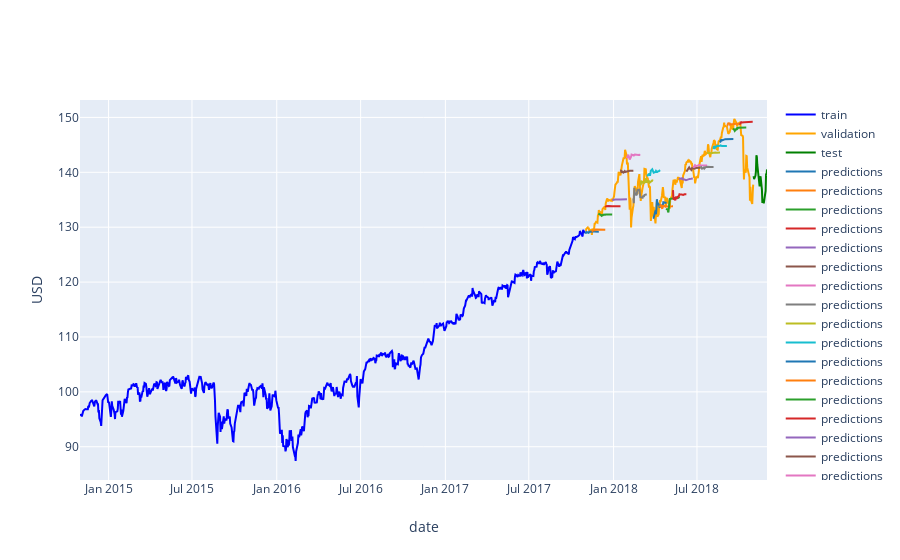

The notebook cell this image was saved under:
### Code cell
# Plot validation predictions
fig = go.Figure()

# Add traces
fig.add_trace(go.Scatter(x=train['date'], 
                         y=train['adj_close'],
                         mode='lines',
                         name='train',
                         line=dict(color='blue')))
fig.add_trace(go.Scatter(x=val['date'], 
                         y=val['adj_close'],
                         mode='lines',
                         name='validation',
                         line=dict(color='orange')))
fig.add_trace(go.Scatter(x=test['date'], 
                         y=test['adj_close'],
                         mode='lines',
                         name='test',
                         line=dict(color='green')))

# Plot the predictions
n = 0
for key in preds_dict:
    fig.add_trace(go.Scatter(x=train_val[key:key+H]['date'], 
                             y=preds_dict[key],
                             mode='lines',
                             name='predictions',
                             line=dict(color=colors[n%len(colors)])))
    n = n + 1

fig.update_layout(yaxis=dict(title='USD'),
                  xaxis=dict(title='date'))
